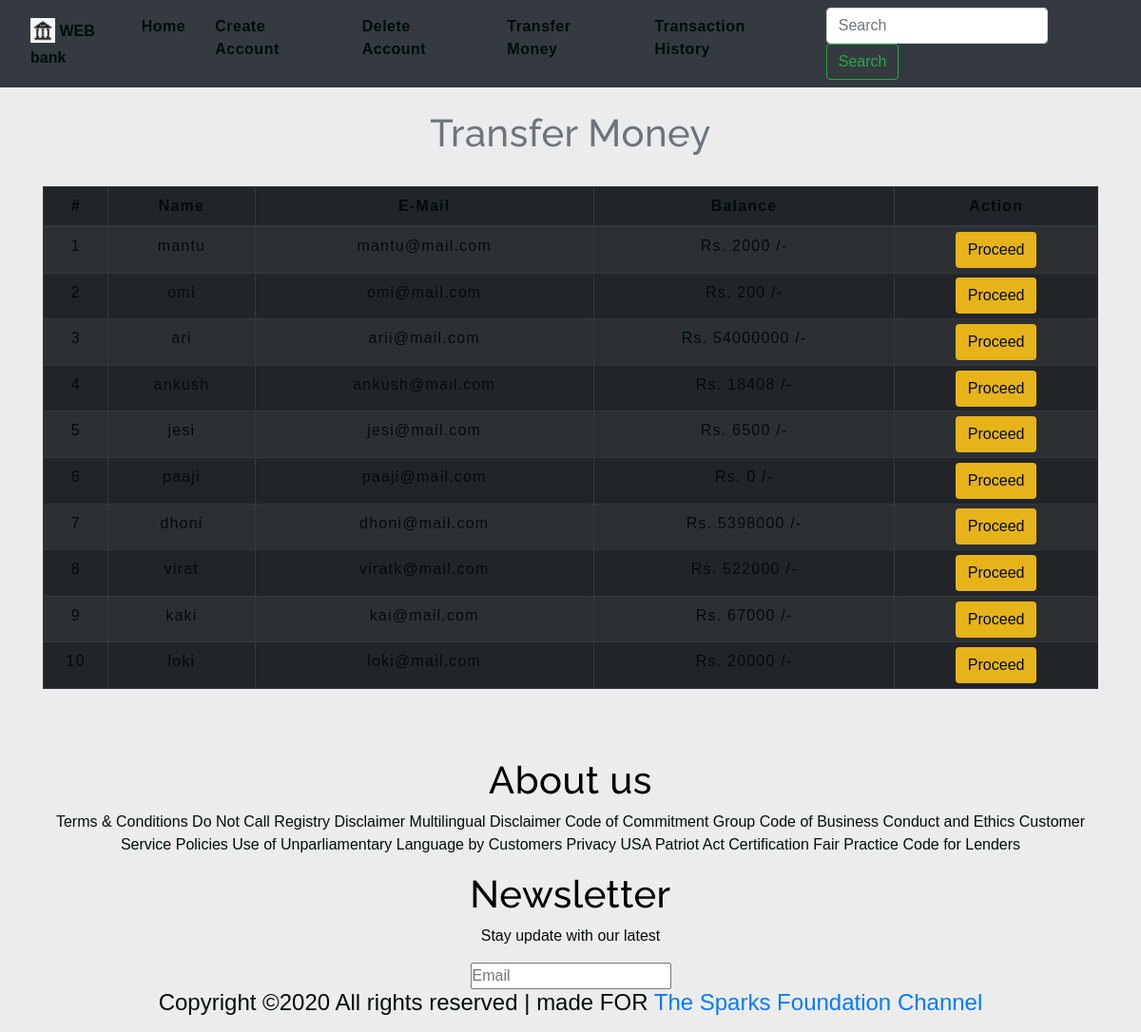
The app's page /transfermoney.php with its own data.
### tables this page shows
CREATE TABLE `users` (
  `id` int(3) NOT NULL,
  `name` text NOT NULL,
  `email` varchar(30) NOT NULL,
  `gender` varchar(155) NOT NULL,
  `balance` int(8) NOT NULL
);

### transfermoney.php (the view, shortened to what this page needs)
<!DOCTYPE html>
<html lang="en">
<head>
    <link rel="stylesheet" href="https://maxcdn.bootstrapcdn.com/bootstrap/4.0.0/css/bootstrap.min.css">
    <link rel="stylesheet" type="text/css" href="css/table.css">
    <link rel="stylesheet" type="text/css" href="css/navbar.css">
</head>
<body style="background-color : #ececec;">
<?php
    include 'config.php';
    $sql = "SELECT * FROM users";
    $result = mysqli_query($conn,$sql);
?>
<?php
  include 'navbar.php';
?>
<div class="container">
        <h2 class="text-center pt-4" style="color : #6c757d;">Transfer Money</h2>
        <br>
            <div class="row">
                <div class="col">
                    <div class="table-responsive-sm">
                    <table class="table table-hover table-sm table-striped table-condensed table-bordered table-dark" style="border-color:white;">
                        <thead style="color : white;">
                            <tr>
                            <th scope="col" class="text-center py-2">#</th>
                            <th scope="col" class="text-center py-2">Name</th>
                            <th scope="col" class="text-center py-2">E-Mail</th>
                            <th scope="col" class="text-center py-2">Balance</th>
                            <th scope="col" class="text-center py-2">Action</th>
                            </tr>
                        </thead>
                        <tbody>
                <?php
                    $cnt=1;
                    while($rows=mysqli_fetch_assoc($result)){
                ?>
                    <tr style="color : white;">
                        <td class="py-2"><?php echo $cnt;; ?></td>
                        <td class="py-2"><?php echo $rows['name']?></td>
                        <td class="py-2"><?php echo $rows['email']?></td>
                        <td class="py-2">Rs. <?php echo $rows['balance']?> /-</td>
                        <td><a href="selecteduserdetail.php?id= <?php echo $rows['id'] ;?>"> <button type="button" class="btn" style="background-color : #e6b31a;" style="border-radius:0%;">Proceed</button></a></td>
                    </tr>
                <?php
                $cnt=$cnt+1;
                    }
                ?>
                        </tbody>
                    </table>
                    </div>
                </div>
            </div>
         </div>
         <footer class="text-center mt-5 py-2">
         <div class="container">
            <div class="about-us" data-aos="fade-right" data-aos-delay="200">
                <h2>About us</h2>
                <p> Terms & Conditions Do Not Call Registry Disclaimer Multilingual Disclaimer Code of Commitment Group Code of Business Conduct and Ethics Customer Service Policies Use of Unparliamentary Language by Customers Privacy USA Patriot Act Certification Fair Practice Code for Lenders</p>
            </div>
            <div class="newsletter" data-aos="fade-right" data-aos-delay="200">
                <h2>Newsletter</h2>
                <p>Stay update with our latest</p>
                <div class="form-element">
                    <input type="text" placeholder="Email"><span><i class="fas fa-chevron-right"></i></span>
                </div>
            </div>
        </div>
        <div class="rights flex-row">
            <h4 class="text-gray">
                Copyright ©2020 All rights reserved | made FOR
                <a href="https://www.linkedin.com/in/ayush-pandit-7630a91ba/" target="_black">The Sparks Foundation <i class="fab fa-youtube"></i>
                    Channel</a>
            </h4>
        </div>
</footer>
</body>
</html>

### navbar.php (shortened to what this page needs)
  <nav class="navbar navbar-expand-md navbar-dark bg-dark">
  <a class="navbar-brand" href="index.php" style="color : #01080d;">
  <a href="https://www.thesparksfoundationsingapore.org/" target="_black">
  <img src="img/bnklg.png" alt="Logo" width="26" style="margin-bottom:4px;"> <b>WEB bank</b></a>
  <div class="collapse navbar-collapse" id="collapsibleNavbar">
        <ul class="navbar-nav ml-auto">
          <li class="nav-item">
            <a class="nav-link" href="index.php"  style="color : #FFFFFF;"><b>Home</b></a>
          </li>
          <li class="nav-item">
            <a class="nav-link" href="createuser.php" style="color : #FFFFFF;"><b>Create Account</b></a>
          </li>
          <li class="nav-item">
            <a class="nav-link" href="removeuser.php" style="color : #FFFFFF;"><b>Delete Account</b></a>
          </li>
          <li class="nav-item">
            <a class="nav-link" href="transfermoney.php" style="color : #FFFFFF;"><b>Transfer Money</b></a>
          </li>
          <li class="nav-item">
            <a class="nav-link" href="transactionhistory.php" style="color : #FFFFFF;"><b>Transaction History</b></a>
          </li>
          <form class="form-inline my-2 my-lg-0">
  <input class="form-control mr-sm-2" type="search" placeholder="Search" aria-label="Search">
  <button class="btn btn-outline-success my-2 my-sm-0" type="submit">Search</button>
</form>
      </div>
   </nav>

### css/table.css (style rules this page uses)
* { padding: 0; margin: 0; box-sizing: border-box; font-family: sans-serif; }
h2 { font-size: 40px; }
table { letter-spacing: 1.2px; }
td { text-align: center; }
button { border:none; background: #d9d9d9; transition: 1s; }

### css/navbar.css (style rules this page uses)
* { color: #000d0b; }
.nav-link { margin-right: 15px; color:#81bd13; letter-spacing: 0.5px; transition: 0.5s; }
.navbar-brand { color: #d5e6e3ea; letter-spacing: 0.5px; }
h2 { color: initial; letter-spacing: 0.5px; font-family: raleway; }
:root { --text-gray: #0f1216; --text-light : #e5e2e2da; --bg-color: #0f0f0f; --white: #ffffff; --midnight: #071011; --sky: linear-gradient(120deg, #a1c4fd 0%, #c2e9fb 100%); --Abel: 'Abel', cursive; --Anton: 'Anton', cursive; --Josefin : 'Josefin', cursive; --Lexend: 'Lexend', cursive; --Livvic : 'Livvic', cursive; }

### transfermoney.php (style rules this page uses)
button { transition: 1.5s; }

### records on screen
users: name "mantu", email "mantu@mail.com", balance "2000"
users: name "omi", email "omi@mail.com", balance "200"
users: name "ari", email "arii@mail.com", balance "54000000"
users: name "ankush", email "ankush@mail.com", balance "18408"
users: name "jesi", email "jesi@mail.com", balance "6500"
users: name "paaji", email "paaji@mail.com", balance "0"
users: name "dhoni", email "dhoni@mail.com", balance "5398000"
users: name "virat", email "viratk@mail.com", balance "522000"
users: name "kaki", email "kai@mail.com", balance "67000"
users: name "loki", email "loki@mail.com", balance "20000"
